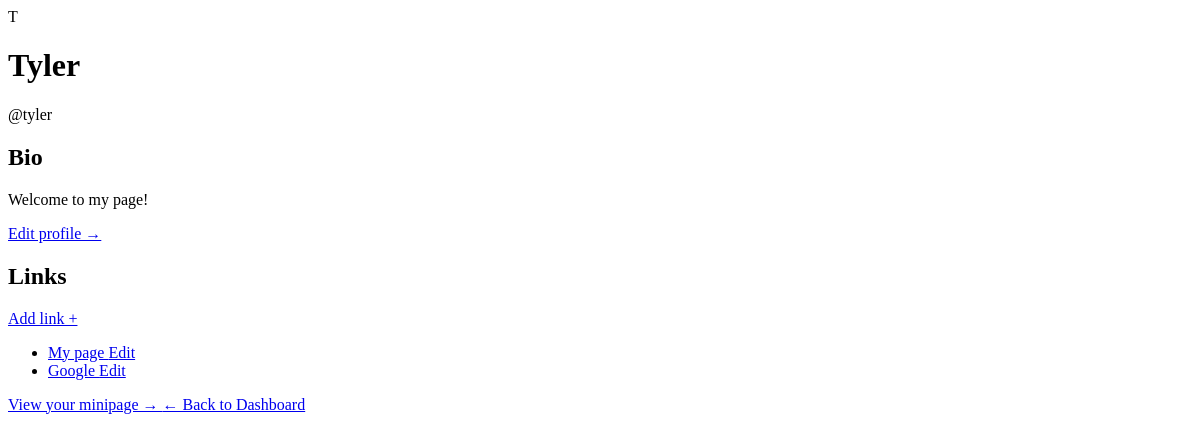
Page /profile/2 (signed in) on the earlier database version.
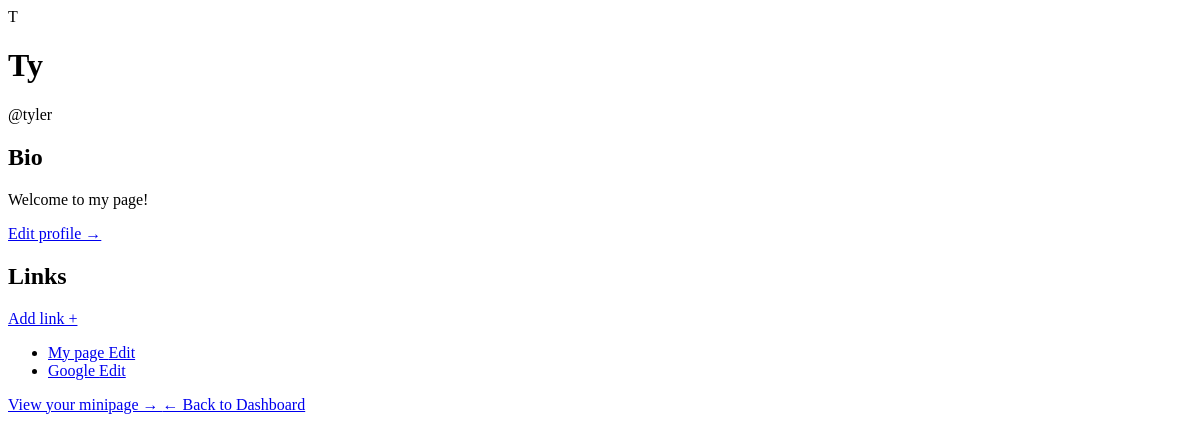
Same page on the later database version.
### profiles/models.py (models this page shows)
class Profile(models.Model):
    user = models.OneToOneField(User, on_delete=models.CASCADE, related_name='profile')
    profile_name = models.CharField(max_length=100)
    bio = models.TextField()

### profiles/views.py (the view)
# urls.py: path('<int:profile_id>', views.profile_detail, name='profile_detail'),
@login_required
def profile_detail(request, profile_id):
    profile = get_object_or_404(Profile, pk=profile_id)
    links = profile.links.all()
    if profile.user == request.user:
        return render(request, 'profiles/profile_detail.html',
                      {'profile': profile, 'links': links})
    else:
        messages.warning(request, "You are not allowed to see this page.")
        return redirect('core:home')

### profiles/templates/profiles/profile_detail.html
{% extends 'core/base.html' %}
{% block content %}
<div class="max-w-3xl mx-auto mt-16 px-6">
    <div class="flex items-center gap-6 mb-10">
        <div class="w-24 h-24 bg-gray-200 rounded-full flex items-center justify-center text-3xl font-semibold text-gray-500">
            {{ profile.profile_name|first|upper }}
        </div>
        <div>
            <h1 class="text-3xl font-bold">{{ profile.profile_name }}</h1>
            <p class="text-gray-600">@{{ profile.user.username }}</p>
        </div>
    </div>
    <div class="bg-white p-6 rounded-2xl shadow mb-8">
        <h2 class="text-xl font-semibold mb-2">Bio</h2>
        <p class="text-gray-700">{{ profile.bio|default:"No bio added yet." }}</p>
        <a href="{% url 'profiles:edit_profile' profile.id %}"
           class="inline-block mt-4 text-blue-600 hover:underline font-medium">
            Edit profile →
        </a>
    </div>
    <div class="bg-white p-6 rounded-2xl shadow mb-8">
        <div class="flex items-center justify-between mb-4">
            <h2 class="text-xl font-semibold">Links</h2>
            <a href="{% url 'profiles:add_link' profile.id %}"
               class="text-blue-600 hover:underline font-medium">
                Add link +
            </a>
        </div>
        {% if links %}
            <ul class="space-y-3">
                {% for link in links %}
                    <li class="flex items-center justify-between bg-gray-50 p-3 rounded-lg">
                        <a href="{{ link.url }}" target="_blank" class="text-blue-600 hover:underline">
                            {{ link.title }}
                        </a>
                        <a href="{% url 'profiles:edit_link' profile.id link.id %}"
                           class="text-sm text-gray-500 hover:text-gray-700">
                            Edit
                        </a>
                    </li>
                {% endfor %}
            </ul>
        {% else %}
            <p class="text-gray-600">No links added yet.</p>
        {% endif %}
    </div>
<div class="flex flex-col items-center gap-3 mt-10">
    <a href="{% url 'core:minipage' profile.user.username %}"
       class="text-blue-600 font-medium hover:underline">
        View your minipage →
    </a>
    <a href="{% url 'core:home' %}"
       class="text-gray-600 font-medium hover:underline">
        ← Back to Dashboard
    </a>
</div>
</div>
{% endblock %}

Differences in the rows shown:
changed Profile "Welcome to my page!": profile_name "Tyler" → "Ty"
